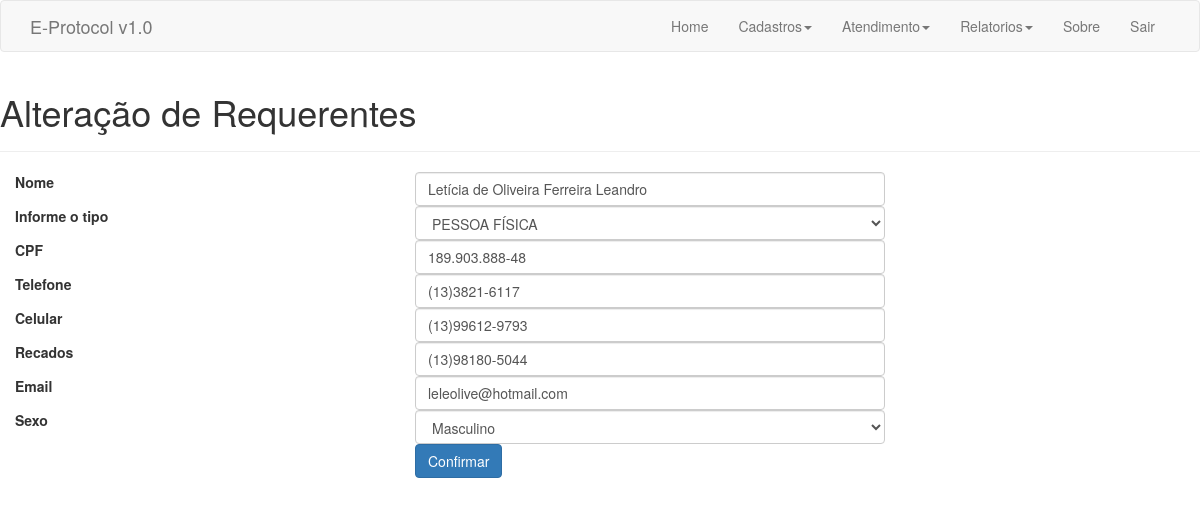
The app's page /frm/alteracao_req.php?cod=19 (signed in), older data.
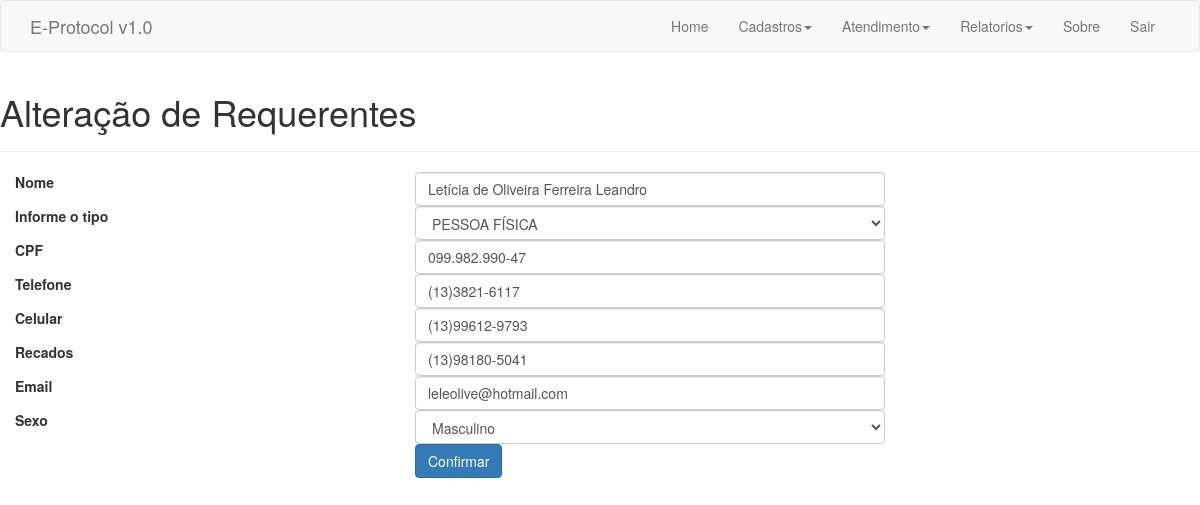
The same page, newer data.
### tables this page shows
CREATE TABLE IF NOT EXISTS `req` (
  `cod` int(10) unsigned NOT NULL AUTO_INCREMENT,
  `nome` varchar(60) NOT NULL,
  `tipo` char(1) NOT NULL,
  `cpf` varchar(18) NOT NULL,
  `sexo` char(1) NOT NULL,
  `tel` varchar(14) DEFAULT NULL,
  `cel` varchar(14) DEFAULT NULL,
  `rec` varchar(14) DEFAULT NULL,
  `email` varchar(30) DEFAULT NULL,
  PRIMARY KEY (`cod`),
  UNIQUE KEY `cpf` (`cpf`)
);

### frm/alteracao_req.php (the view, shortened to what this page needs)
<!DOCTYPE HTML>
 <html lang="pt-br">
<head>
    <link href="../lib/bootstrap/css/bootstrap.min.css" rel="stylesheet">
</head>
<body>
<?php
$cod = $_GET["cod"];
require_once "../config/init.php";
$sql_query = mysqli_query($link,"SELECT * FROM req WHERE cod = '".$cod."'");
?>
    <div>
      <nav class="navbar navbar-default">
        <div class="container">
          <div class="navbar-header">
          <a href="#" class="navbar-brand">E-Protocol v1.0</a>
          </div>
        <div class="collapse navbar-collapse" id="barra-navegacao">
        <ul class="nav navbar-nav navbar-right">
        <li><a href="../index.php">Home</a>  </li>
        <li class="dropdown">
        <a href="#" class="dropdown-toggle" data-toggle="dropdown">Cadastros<span class="caret"></span>
        </a>
        </li>
       <li class="dropdown">
        <a href="#" class="dropdown-toggle" data-toggle="dropdown">Atendimento<span class="caret"></span>
        </a>
        </li>
      <li class="dropdown">
        <a href="#" class="dropdown-toggle" data-toggle="dropdown">Relatorios<span class="caret"></span>
        </a>
        </li>
        <li><a href="#">Sobre</a>  </li>
        <li><a href="../op/logout.php">Sair</a>  </li>
        </ul>
        </div>
        </div>
      </nav>
    </div>
<div class="page-header">
        <h1>Alteração de Requerentes</h1>
</div>
<form name="cadastro" id="cadastro" method="POST" action="/prot/op/alterar_req.php?cod=<?php echo $cod?>" onsubmit="return validaCampo(); return false;">
<fieldset>
<?php while ($linha = mysqli_fetch_array($sql_query)) { ?>
<div class="form-group">
  <label class="col-md-4 control-label" for="txtNome">Nome</label>
  <div class="col-md-5">
  <input id="txtNome" name="txtNome" type="text" value="<?php echo $linha["nome"] ?>" placeholder="Nome do usuário" class="form-control input-md" required="">
  </div>
</div>
<div class="form-group">
  <label class="col-md-4 control-label" for="txtTipo">Informe o tipo</label>
  <div class="col-md-5">
  <select name="txtTipo" id="txtTipo" class="form-control input-md">
        <option value="F" <?php if ($linha["tipo"]=='F') echo 'selected="selected"'?>> PESSOA FÍSICA</option>
        </select>
 </div>
</div>
<div class="form-group">
  <label class="col-md-4 control-label" for="txtCpf">CPF</label>
  <div class="col-md-5">
  <input id="txtCpf" name="txtCpf" type="text" class="form-control input-md" value="<?php echo $linha["cpf"] ?>" onkeypress="return txtBoxFormat(this, '###.###.###-##', event);" required="" onchange="VerificaCPF ()">
  </div>
</div>
<div class="form-group">
  <label class="col-md-4 control-label" for="txtTel">Telefone</label>
  <div class="col-md-5">
    <input type="text" name="txtTel" id="txtTel" value="<?php echo $linha["tel"] ?>" class="form-control input-md" onkeypress="return txtBoxFormat(this, '(##)####-####', event);" required="">
  </div>
</div>
<div class="form-group">
  <label class="col-md-4 control-label" for="txtCel">Celular</label>
  <div class="col-md-5">
    <input type="text" name="txtCel" id="txtCel" value="<?php echo $linha["cel"] ?>" class="form-control input-md" onkeypress="return txtBoxFormat(this, '(##)#####-####', event);" required="">
  </div>
</div>
<div class="form-group">
  <label class="col-md-4 control-label" for="txtRec">Recados</label>
  <div class="col-md-5">
    <input type="text" name="txtRec" id="txtRec" value="<?php echo $linha["rec"] ?>" class="form-control input-md" onkeypress="return txtBoxFormat(this, '(##)#####-####', event);" required="">
  </div>
</div>
<div class="form-group">
  <label class="col-md-4 control-label" for="txtEmail">Email</label>
  <div class="col-md-5">
    <input type="email" name="txtEmail" id="txtEmail" value="<?php echo $linha["email"] ?>" class="form-control input-md"  placeholder="digite seu @email.com.br" required="">
  </div>
</div>
<div class="form-group">
  <label class="col-md-4 control-label" for="txtSexo">Sexo</label>
  <div class="col-md-5">
    <select id="txtSexo" name="txtSexo" class="form-control">
      <option value="M" <?php if ($linha["sexo"] == 'M') echo 'selected="selected"'?>>Masculino</option>
    </select>
  </div>
</div>
<?php } ?>
<div class="form-group">
  <label class="col-md-4 control-label" for="btnEnviar"></label>
  <div class="col-md-8">
    <button type="submit" id="btnEnviar" name="btnEnviar" class="btn btn-primary">Confirmar</button>
  </div>
</div>
</fieldset>
</form>
</body>
</html>

Row changes from the older to the newer data that the page shows:
changed req "Letícia de Oliveira Ferreira Leandro": txtCpf "189.903.888-48" → "099.982.990-47"; txtRec "(13)98180-5044" → "(13)98180-5041"
